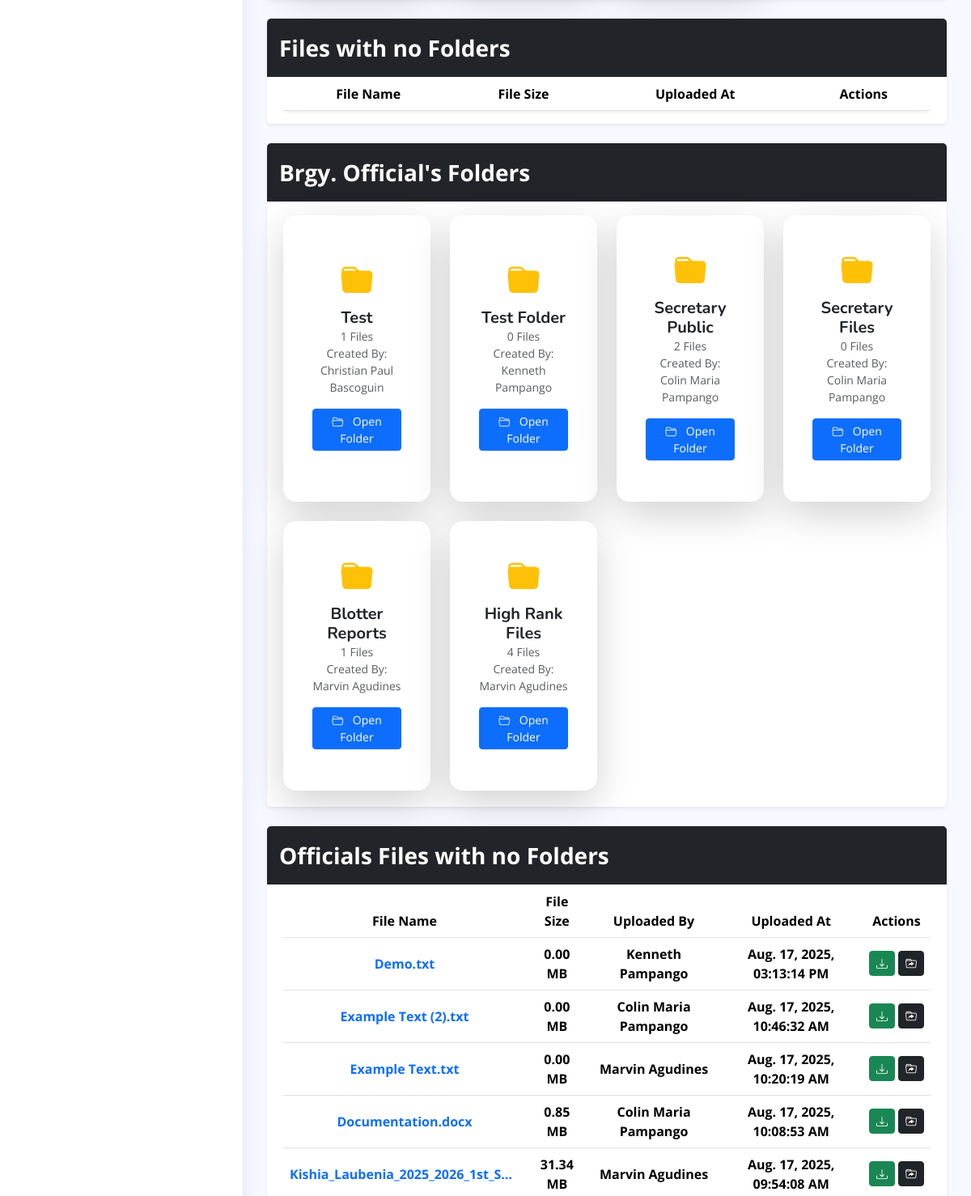
The page /admin/home.php?page=files-and-folders (signed in, middle part) on the database as committed earlier.
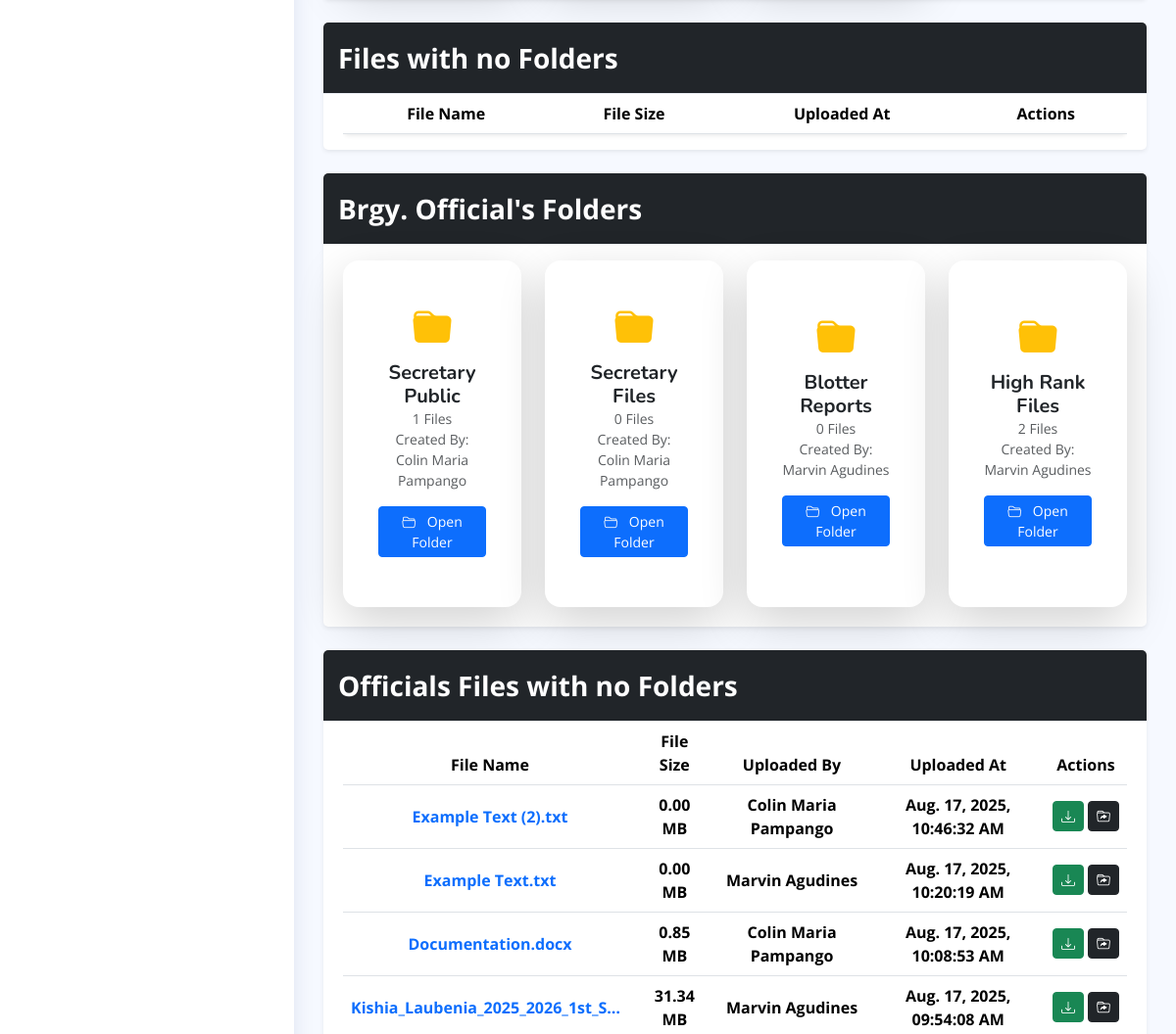
The same page on the database as committed later.
### tables this page shows
CREATE TABLE `officials_folder_tbl` (
  `folder_id` int(11) NOT NULL,
  `folder_name` varchar(150) NOT NULL,
  `brgy_captain_access` enum('Yes','No') DEFAULT 'Yes',
  `brgy_secretary_access` enum('Yes','No') DEFAULT 'Yes',
  `brgy_treasurer_access` enum('Yes','No') DEFAULT 'Yes',
  `brgy_kagawad_access` enum('Yes','No') DEFAULT 'No',
  `sk_chairman_access` enum('Yes','No') DEFAULT 'Yes',
  `sk_kagawad_access` enum('Yes','No') DEFAULT 'No',
  `created_by` int(11) DEFAULT NULL,
  `created_at` timestamp NOT NULL DEFAULT current_timestamp(),
  `modified_at` timestamp NOT NULL DEFAULT current_timestamp() ON UPDATE current_timestamp()
);

CREATE TABLE `officials_files_tbl` (
  `file_id` int(11) NOT NULL,
  `folder_id` int(11) DEFAULT NULL,
  `file_name` varchar(255) NOT NULL,
  `stored_file_name` varchar(255) NOT NULL,
  `processed_file_name` varchar(255) NOT NULL,
  `file_size` decimal(11,2) NOT NULL,
  `brgy_captain_download` enum('Yes','No') DEFAULT 'Yes',
  `brgy_secretary_download` enum('Yes','No') DEFAULT 'No',
  `brgy_treasurer_download` enum('Yes','No') DEFAULT 'No',
  `brgy_kagawad_download` enum('Yes','No') DEFAULT 'No',
  `sk_chairman_download` enum('Yes','No') DEFAULT 'Yes',
  `sk_kagawad_download` enum('Yes','No') DEFAULT 'No',
  `uploaded_at` timestamp NOT NULL DEFAULT current_timestamp(),
  `modified_at` timestamp NOT NULL DEFAULT current_timestamp() ON UPDATE current_timestamp(),
  `uploaded_by` int(11) DEFAULT NULL
);

### config/format-time.php (called while the page is built, shortened)
<?php
    function format_timestamp($timestamp) {
        $formatted_timestamp = date("M. d, Y, h:i:s A", strtotime($timestamp));
        return $formatted_timestamp;
    }
?>

### admin/pages/files-and-folders.php (the view, shortened to what the changed rows need)
<main class="main" id="main">
    <section class="section">
        <div class="card shadow-sm mb-4">
          <div class="card-body pb-0">
            <div class="table-responsive">
              <table class="table align-middle table-hover shadow-sm rounded datatable">
                <thead class="bg-dark text-white">
                  <tr>
                    <th class="text-center"> File Name </th>
                    <th class="text-center"> File Size </th>
                    <th class="text-center"> Uploaded At </th>
                    <th class="text-center"> Actions </th>
                  </tr>
                </thead>
              </table>
            </div>
          </div>
        </div>
        <div class="card shadow-sm mb-4">
            <div class="card-body mt-3">
                <div class="row gx-4 gy-4">
                    <?php
                    $get_officials_folders = $conn->prepare("SELECT
                                                            ofl.*,
                                                            COUNT(CASE WHEN ofs.is_archive = 'No' THEN 1 END) AS 'files_count',
                                                            CONCAT(oa.first_name, ' ', oa.last_name) 'created_by'
                                                        FROM officials_folder_tbl ofl
                                                        LEFT JOIN officials_files_tbl ofs
                                                        ON ofl.folder_id = ofs.folder_id AND ofs.is_archive = :is_archive
                                                        LEFT JOIN officials_accounts_tbl oa
                                                        ON ofl.created_by = oa.official_id
                                                        WHERE ofl.is_archive = 'No'
                                                        GROUP BY ofl.folder_id
                                                        ORDER BY ofl.modified_at DESC");
                    $get_officials_folders->execute([":is_archive" => "No"]);
                    if ($get_officials_folders->rowCount() > 0) {
                        while ($folder_data = $get_officials_folders->fetch()) {
                    ?>
                            <div class="col-6 col-md-3">
                                <div class="card shadow-lg border-0 rounded-4 text-center p-3 folder-card h-100 position-relative" style="transition: 0.3s; cursor: pointer;">
                                    <div class="card-body d-flex flex-column align-items-center justify-content-center">
                                        <div class="folder-icon mb-1 mt-2">
                                            <i class="bi bi-folder-fill fs-1 text-warning"></i>
                                        </div>
                                        <h5 class="fw-bold mb-0">
                                            <?php echo htmlspecialchars($folder_data["folder_name"]); ?>
                                        </h5>
                                        <p class="small text-muted mb-0">
                                            <?php echo htmlspecialchars($folder_data["files_count"] . " Files"); ?>
                                        </p>
                                        <p class="small text-muted mb-3">
                                            Created By: <?php echo htmlspecialchars($folder_data["created_by"]); ?>
                                        </p>
                                        <a class="btn btn-primary btn-sm w-100 mb-0" href="home.php?page=officials-folder-contents&folder-id=<?php echo htmlspecialchars(base64_encode($folder_data["folder_id"])); ?>">
                                            <i class="bi bi-folder2-open me-2 text-light"></i> Open Folder
                                        </a>
                                    </div>
                                </div>
                            </div>
                        <?php
                        }
                    } else {
                        ?>
                        <h1 class="text-center mt-5"> No Folders Yet. </h1>
                    <?php
                    }
                    ?>
                </div>
            </div>
        </div>
        <div class="card shadow-sm mb-4">
          <div class="card-body pb-0">
            <div class="table-responsive">
              <table class="table align-middle table-hover shadow-sm rounded datatable">
                <thead class="bg-dark text-white">
                  <tr>
                    <th class="text-center"> File Name </th>
                    <th class="text-center"> File Size </th>
                    <th class="text-center"> Uploaded By </th>
                    <th class="text-center"> Uploaded At </th>
                    <th class="text-center"> Actions </th>
                  </tr>
                </thead>
                <tbody class="bg-white">
                  <?php
                  $get_folder_files = $conn->prepare("
                        SELECT
                          ofl.*,
                          CONCAT(oa.first_name, ' ', oa.last_name) AS 'uploader_name'
                        FROM officials_files_tbl ofl
                        LEFT JOIN officials_accounts_tbl oa
                        ON ofl.uploaded_by = oa.official_id
                        WHERE ofl.is_archive = :is_archive AND ofl.folder_id IS NULL
                        ORDER BY uploaded_at DESC
                    ");
                  $get_folder_files->execute([":is_archive" => "No"]);
                  while ($file_data = $get_folder_files->fetch()) { ?>
                    <tr class="text-center border-bottom fw-bold ">
                      <td class="text-primary text-truncate" style="max-width: 300px">
                        <?php echo htmlspecialchars($file_data["file_name"]); ?>
                      </td>
                      <td>
                        <?php echo htmlspecialchars($file_data["file_size"] . " MB"); ?>
                      </td>
                       <td>
                        <?php echo htmlspecialchars($file_data["uploader_name"]); ?>
                      </td>
                      <td>
                        <?php echo htmlspecialchars(format_timestamp($file_data["uploaded_at"])); ?>
                      </td>
                      <td>
                        <div class="d-flex justify-content-center gap-1">
                          <a href="../uploads/user-files/<?php echo htmlspecialchars($file_data["stored_file_name"]); ?>"
                            download="<?php echo htmlspecialchars($file_data["file_name"]); ?>" title="Download: <?php echo htmlspecialchars($file_data["file_name"]); ?>"
                            class="btn btn-success btn-sm">
                            <i class="bi bi-download"></i>
                          </a>
                          <button class="btn btn-sm btn-dark"
                            title="Assign Folder"
                            data-bs-toggle="modal"
                            data-bs-target="#assign-folder-<?php echo htmlspecialchars($file_data["file_id"]); ?>">
                            <i class="bi bi-folder-symlink"></i>
                          </button>
                        </div>
                      </td>
                    </tr>
                  <?php } ?>
                </tbody>
              </table>
            </div>
          </div>
        </div>
    </section>
</main>

Rows that differ between the two databases and show on the page:
removed officials_folder_tbl: folder_name "Test", files_count "1 Files", created_by "Christian Paul Bascoguin"
removed officials_folder_tbl: folder_name "Test Folder", files_count "0 Files", created_by "Kenneth Pampango"
removed officials_files_tbl: file_name "Demo.txt", file_size "0.00 MB", uploader_name "Kenneth Pampango", uploaded_at "Aug. 17, 2025, 03:13:14 PM"
computed for officials_folder_tbl "Secretary Public": files_count "2 Files" → "1 Files"
computed for officials_folder_tbl "Blotter Reports": files_count "1 Files" → "0 Files"
computed for officials_folder_tbl "High Rank Files": files_count "4 Files" → "2 Files"
